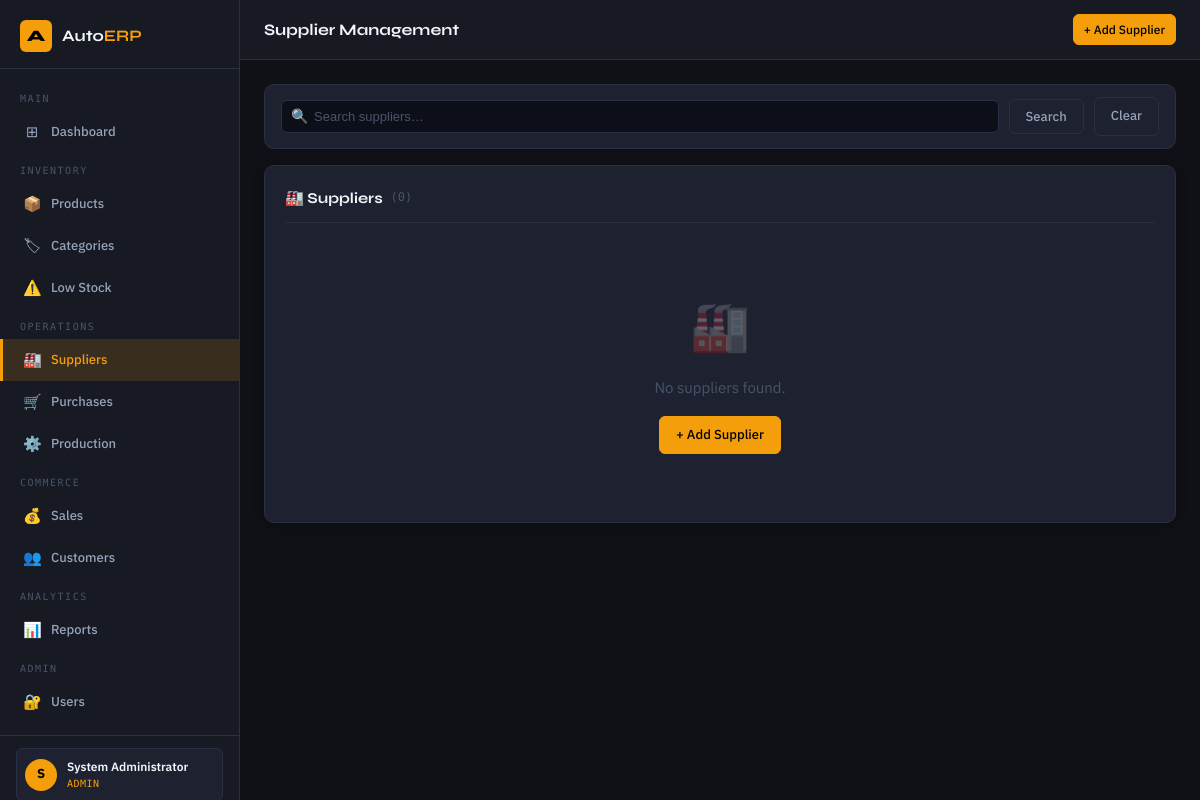
Screenshot of /suppliers/ (signed in) with the database file from the repository.
### tables this page shows
CREATE TABLE users (
    id          INTEGER PRIMARY KEY AUTOINCREMENT,
    username    TEXT UNIQUE NOT NULL,
    email       TEXT UNIQUE NOT NULL,
    full_name   TEXT NOT NULL,
    password_hash TEXT NOT NULL,
    role        TEXT NOT NULL DEFAULT 'staff',
    is_active   INTEGER NOT NULL DEFAULT 1,
    last_login  TEXT,
    created_at  TEXT DEFAULT (datetime('now'))
);

### app/routes/suppliers.py (the view)
@suppliers_bp.route('/')
@login_required
def index():
    page   = request.args.get('page', 1, type=int)
    search = request.args.get('search', '')
    db     = get_db()
    if search:
        rows = db.execute(
            '''SELECT s.*,
               (SELECT COUNT(*) FROM purchases WHERE supplier_id=s.id) AS purchase_count,
               (SELECT COALESCE(SUM(total_amount),0) FROM purchases WHERE supplier_id=s.id) AS total_purchases
               FROM suppliers s
               WHERE s.name LIKE ? OR s.contact_person LIKE ? OR s.email LIKE ?
               ORDER BY s.name''',
            (f'%{search}%',)*3).fetchall()
    else:
        rows = db.execute(
            '''SELECT s.*,
               (SELECT COUNT(*) FROM purchases WHERE supplier_id=s.id) AS purchase_count,
               (SELECT COALESCE(SUM(total_amount),0) FROM purchases WHERE supplier_id=s.id) AS total_purchases
               FROM suppliers s ORDER BY s.name''').fetchall()
    db.close()
    suppliers = _paginate([dict(r) for r in rows], page)
    return render_template('suppliers/index.html', suppliers=suppliers, search=search)

### app/auth_helpers.py (called while the page is built)
def login_required(f):
    @wraps(f)
    def decorated(*args, **kwargs):
        if 'user_id' not in session:
            flash('Please log in to access this page.', 'warning')
            return redirect(url_for('auth.login'))
        return f(*args, **kwargs)
    return decorated

def get_current_user():
    uid = session.get('user_id')
    if not uid:
        return None
    db = get_db()
    user = db.execute('SELECT * FROM users WHERE id=?', (uid,)).fetchone()
    db.close()
    return dict(user) if user else None

### app/database.py (called while the page is built)
def get_db():
    conn = sqlite3.connect(DB_PATH)
    conn.row_factory = sqlite3.Row
    conn.execute("PRAGMA foreign_keys = ON")
    return conn

### app/routes/suppliers.py (called while the page is built)
def _paginate(rows, page, per_page=PER_PAGE):
    total = len(rows)
    items = rows[(page-1)*per_page : page*per_page]
    pages = max(1, (total + per_page - 1) // per_page)
    return _Page(items, total, page, pages, per_page)

### app/templates/suppliers/index.html (shortened to what this page needs)
{% extends "base.html" %}
{% block page_title %}Supplier Management{% endblock %}
{% block topbar_actions %}
  {% if current_user and current_user.role in ('admin','manager') %}
    <a href="{{ url_for('suppliers.add_supplier') }}" class="btn btn-primary btn-sm">+ Add Supplier</a>
  {% endif %}
{% endblock %}
{% block content %}
<form method="GET">
  <div class="filter-bar">
    <div class="search-input-wrap">
      <span class="search-icon">🔍</span>
      <input type="text" name="search" class="search-input" placeholder="Search suppliers…" value="{{ search }}">
    </div>
    <button type="submit" class="btn btn-secondary">Search</button>
    <a href="{{ url_for('suppliers.index') }}" class="btn btn-secondary">Clear</a>
  </div>
</form>
<div class="card">
  <div class="card-header">
    <div class="card-title">🏭 Suppliers <span style="font-family:var(--font-mono);font-size:12px;color:var(--text-muted);font-weight:400">({{ suppliers.total }})</span></div>
  </div>
  {% if suppliers.items %}
  <div class="table-wrapper">
    <table>
      <thead><tr><th>Name</th><th>Contact</th><th>Phone</th><th>City</th><th>Purchases</th><th>Total Spent</th><th>Status</th><th>Actions</th></tr></thead>
      <tbody>
        {% for s in suppliers.items %}
        <tr>
          <td><a href="{{ url_for('suppliers.view_supplier', sid=s.id) }}" style="color:var(--text-primary);font-weight:500">{{ s.name }}</a></td>
          <td style="color:var(--text-secondary)">{{ s.contact_person or '—' }}</td>
          <td class="mono" style="font-size:12px">{{ s.phone or '—' }}</td>
          <td>{{ s.city or '—' }}</td>
          <td><span class="badge badge-info">{{ s.purchase_count }}</span></td>
          <td class="mono text-accent">₹{{ "{:,.0f}".format(s.total_purchases) }}</td>
          <td><span class="badge {{ 'badge-success' if s.is_active else 'badge-muted' }}">{{ 'Active' if s.is_active else 'Inactive' }}</span></td>
          <td>
            <div style="display:flex;gap:4px">
              <a href="{{ url_for('suppliers.view_supplier', sid=s.id) }}" class="btn btn-sm btn-secondary">👁</a>
              {% if current_user and current_user.role in ('admin','manager') %}
                <a href="{{ url_for('suppliers.edit_supplier', sid=s.id) }}" class="btn btn-sm btn-info">✏️</a>
              {% endif %}
            </div>
          </td>
        </tr>
        {% endfor %}
      </tbody>
    </table>
  </div>
  {% if suppliers.pages > 1 %}
  <div class="pagination">
    {% if suppliers.has_prev %}<a href="{{ url_for('suppliers.index', page=suppliers.prev_num, search=search) }}" class="page-link">‹</a>{% endif %}
    {% for pn in range(1, suppliers.pages+1) %}
      <a href="{{ url_for('suppliers.index', page=pn, search=search) }}" class="page-link {{ 'active' if pn == suppliers.page }}">{{ pn }}</a>
    {% endfor %}
    {% if suppliers.has_next %}<a href="{{ url_for('suppliers.index', page=suppliers.next_num, search=search) }}" class="page-link">›</a>{% endif %}
  </div>
  {% endif %}
  {% else %}
  <div class="empty-state"><div class="empty-state-icon">🏭</div><div class="empty-state-text">No suppliers found.</div>{% if current_user and current_user.role in ('admin','manager') %}<a href="{{ url_for('suppliers.add_supplier') }}" class="btn btn-primary">+ Add Supplier</a>{% endif %}</div>
  {% endif %}
</div>
{% endblock %}

### app/templates/base.html (shortened to what this page needs)
<!DOCTYPE html>
<html lang="en">
<head>
  <link rel="stylesheet" href="{{ url_for('static', filename='css/main.css') }}">
</head>
<body>
<div class="layout">
  <aside class="sidebar">
    <div class="sidebar-brand">
      <div class="sidebar-logo">A</div>
      <div class="sidebar-brand-name">Auto<span>ERP</span></div>
    </div>
    <nav class="sidebar-nav">
      <div class="nav-section-label">Main</div>
      <a class="nav-item" href="{{ url_for('dashboard.index') }}">
        <span class="nav-icon">⊞</span> Dashboard
      </a>
      <div class="nav-section-label">Inventory</div>
      <a class="nav-item" href="{{ url_for('inventory.index') }}">
        <span class="nav-icon">📦</span> Products
      </a>
      <a class="nav-item" href="{{ url_for('inventory.categories') }}">
        <span class="nav-icon">🏷</span> Categories
      </a>
      <a class="nav-item" href="{{ url_for('inventory.low_stock') }}">
        <span class="nav-icon">⚠️</span> Low Stock
      </a>
      <div class="nav-section-label">Operations</div>
      <a class="nav-item" href="{{ url_for('suppliers.index') }}">
        <span class="nav-icon">🏭</span> Suppliers
      </a>
      <a class="nav-item" href="{{ url_for('purchases.index') }}">
        <span class="nav-icon">🛒</span> Purchases
      </a>
      <a class="nav-item" href="{{ url_for('production.index') }}">
        <span class="nav-icon">⚙️</span> Production
      </a>
      <div class="nav-section-label">Commerce</div>
      <a class="nav-item" href="{{ url_for('sales.index') }}">
        <span class="nav-icon">💰</span> Sales
      </a>
      <a class="nav-item" href="{{ url_for('sales.customers') }}">
        <span class="nav-icon">👥</span> Customers
      </a>
      <div class="nav-section-label">Analytics</div>
      <a class="nav-item" href="{{ url_for('reports.index') }}">
        <span class="nav-icon">📊</span> Reports
      </a>
      {% if current_user and current_user.role == 'admin' %}
      <div class="nav-section-label">Admin</div>
      <a class="nav-item" href="{{ url_for('auth.users') }}">
        <span class="nav-icon">🔐</span> Users
      </a>
      {% endif %}
    </nav>
    <div class="sidebar-footer">
      {% if current_user %}
      <div class="sidebar-user">
        <div class="sidebar-user-avatar">{{ current_user.full_name[0].upper() }}</div>
        <div class="sidebar-user-info">
          <div class="sidebar-user-name">{{ current_user.full_name }}</div>
          <div class="sidebar-user-role">{{ current_user.role }}</div>
        </div>
      </div>
      {% endif %}
    </div>
  </aside>
  <div class="main-content">
    <header class="topbar">
      <div class="topbar-title">{% block page_title %}{% endblock %}</div>
      <div class="topbar-actions">{% block topbar_actions %}{% endblock %}</div>
    </header>
    <main class="page-content">
      {% block content %}{% endblock %}
    </main>
  </div>
</div>
</body>
</html>

### rows the page displays
users: full_name "S", full_name "System Administrator", role "ADMIN"

### other values shown
{{ suppliers.total }} "0"
